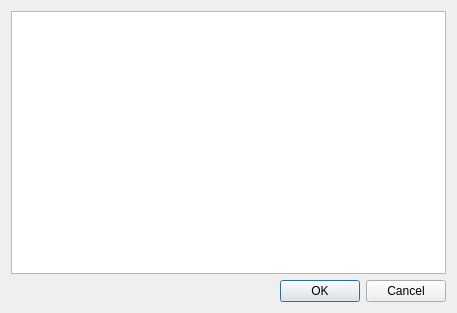
<?xml version="1.0" encoding="UTF-8"?>
<ui version="4.0">
 <class>GradientChooser</class>
 <widget class="QDialog" name="GradientChooser">
  <property name="geometry">
   <rect>
    <x>0</x>
    <y>0</y>
    <width>457</width>
    <height>313</height>
   </rect>
  </property>
  <property name="windowTitle">
   <string>Dialog</string>
  </property>
  <layout class="QVBoxLayout" name="verticalLayout_2">
   <item>
    <widget class="QPlainTextEdit" name="plainTextEdit">
     <property name="font">
      <font>
       <pointsize>10</pointsize>
      </font>
     </property>
    </widget>
   </item>
   <item>
    <widget class="QDialogButtonBox" name="buttonBox">
     <property name="orientation">
      <enum>Qt::Horizontal</enum>
     </property>
     <property name="standardButtons">
      <set>QDialogButtonBox::Cancel|QDialogButtonBox::Ok</set>
     </property>
    </widget>
   </item>
  </layout>
 </widget>
 <resources/>
 <connections>
  <connection>
   <sender>buttonBox</sender>
   <signal>rejected()</signal>
   <receiver>GradientChooser</receiver>
   <slot>reject()</slot>
   <hints>
    <hint type="sourcelabel">
     <x>316</x>
     <y>260</y>
    </hint>
    <hint type="destinationlabel">
     <x>286</x>
     <y>274</y>
    </hint>
   </hints>
  </connection>
  <connection>
   <sender>buttonBox</sender>
   <signal>accepted()</signal>
   <receiver>GradientChooser</receiver>
   <slot>accept()</slot>
   <hints>
    <hint type="sourcelabel">
     <x>248</x>
     <y>254</y>
    </hint>
    <hint type="destinationlabel">
     <x>157</x>
     <y>274</y>
    </hint>
   </hints>
  </connection>
 </connections>
</ui>
